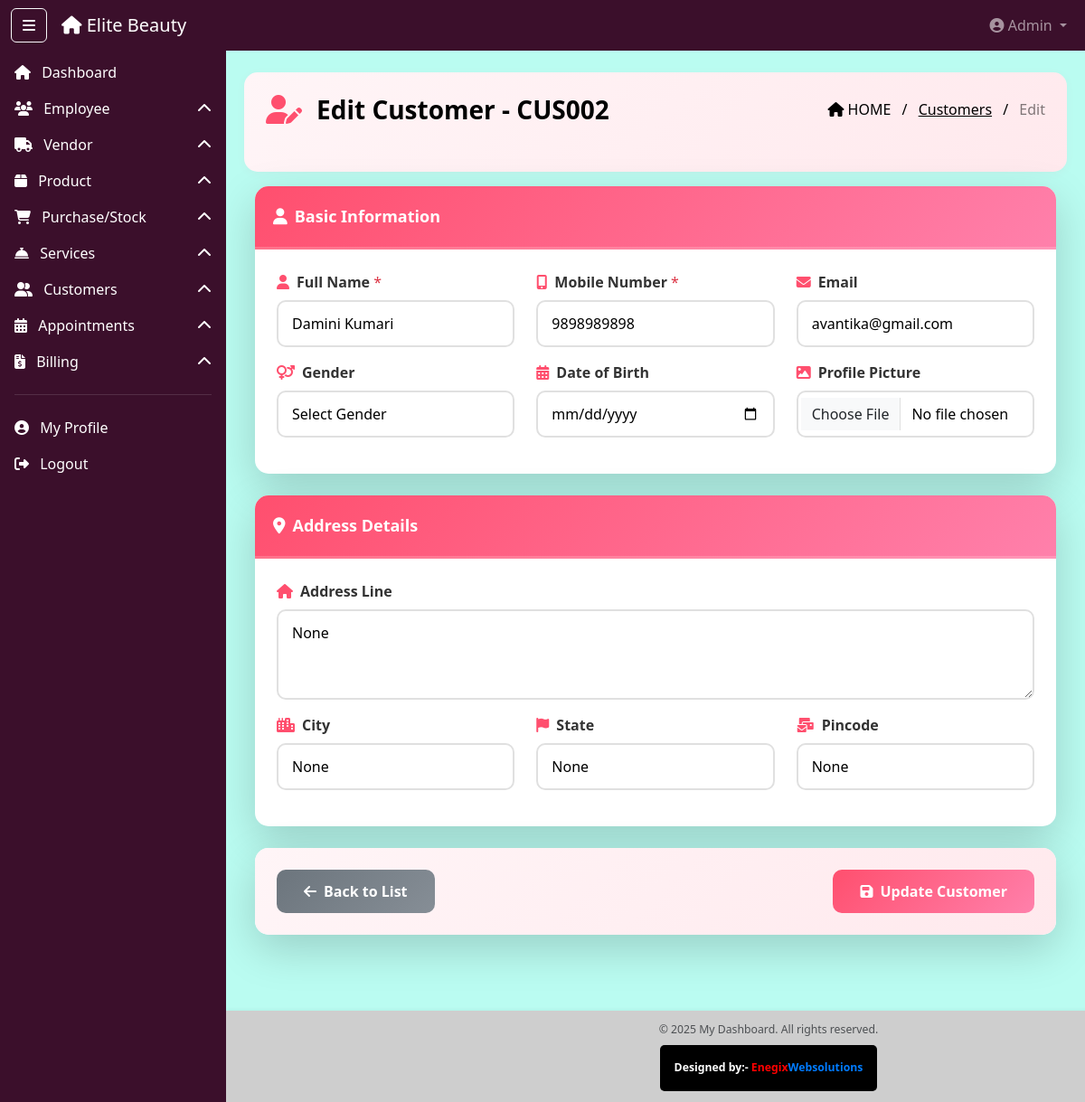
The page /admin-panel/customers/edit/2/ (signed in) on the database its author committed.
### dashboard_app/models.py (models this page shows, shortened)
class Customer(models.Model):
    GENDER_CHOICES = (
        ('male', 'Male'),
        ('female', 'Female'),
        ('other', 'Other'),
    )
    CUSTOMER_TYPE_CHOICES = (
        ('online', 'Online'),
        ('offline', 'Offline (Walk-in)'),
        ('both', 'Both'),
    )
    customer_id = models.CharField(max_length=10, unique=True, editable=False)
    full_name = models.CharField(max_length=100)
    mobile = models.CharField(max_length=10, unique=True)
    email = models.EmailField(blank=True, null=True)
    gender = models.CharField(max_length=10, choices=GENDER_CHOICES, blank=True, null=True)
    dob = models.DateField(blank=True, null=True)
    address_line = models.TextField(blank=True, null=True)
    city = models.CharField(max_length=50, blank=True, null=True)
    state = models.CharField(max_length=50, blank=True, null=True)
    pincode = models.CharField(max_length=10, blank=True, null=True)
    customer_type = models.CharField(max_length=10, choices=CUSTOMER_TYPE_CHOICES, default='offline')
    profile_pic = models.ImageField(upload_to='customer_profiles/', blank=True, null=True)
    password = models.CharField(max_length=255, blank=True, null=True)
    created_by = models.ForeignKey(
        Employee, on_delete=models.SET_NULL,
        null=True, blank=True, related_name='customers_created'
    )
    is_active = models.BooleanField(default=True)
    registered_on = models.DateTimeField(auto_now_add=True)
    updated_at = models.DateTimeField(auto_now=True)
    class Meta:
        ordering = ['-registered_on']

### dashboard_app/views.py (the view, shortened to what this page needs)
    def wrapper(request, *args, **kwargs):
        user_id   = request.session.get('user_id')
        user_type = request.session.get('user_type')
        return view_func(request, *args, **kwargs)

### dashboard_app/context_processors.py (called while the page is built)
def user_context(request):
    return {
        'session_user_name': request.session.get('full_name', ''),
        'session_user_role': request.session.get('role', ''),
        'session_user_email': request.session.get('email', ''),
        'session_user_type': request.session.get('user_type', ''),
        'is_logged_in': 'user_id' in request.session,
    }

### dashboard_app/views.py (called while the page is built, shortened)
def check_blocked_user(view_func):
    def wrapper(request, *args, **kwargs):
        user_id   = request.session.get('user_id')
        user_type = request.session.get('user_type')
        return view_func(request, *args, **kwargs)
    return wrapper

@check_blocked_user
@login_required
@role_required(['super_admin', 'salon_manager', 'receptionist'])
def edit_customer(request, id):
    customer = get_object_or_404(Customer, id=id)
    return render(request, "customer/edit_customer.html", {"customer": customer})

### dashboard_app/templates/customer/edit_customer.html (shortened to what this page needs)
{% extends "base2.html" %}
{% load static %}
{% block content %}
<div class="ribbon-header d-flex justify-content-between align-items-center px-4 pb-5 mb-3" style="color: black">
  <div class="d-flex align-items-center">
    <i class="fas fa-user-edit me-3 fs-2" style="color: #ff4f6e;"></i>
    <div class="fw-bold fs-3">Edit Customer - {{ customer.customer_id }}</div>
  </div>
  <div class="breadcrumb-text text-end">
    <span class="text-black"><i class="fas fa-home me-1"></i>HOME</span>
    <span class="mx-2 text-black">/</span>
    <a href="{% url 'customer_list' %}" class="text-black">Customers</a>
    <span class="mx-2 text-black">/</span>
    <span class="text-black-50">Edit</span>
  </div>
</div>
<div class="container-fluid mt-2">
  <form method="POST" enctype="multipart/form-data">
    <div class="card shadow-lg mb-4 modern-card">
      <div class="card-header table-title-bar fw-bold text-white">
        <i class="fas fa-user me-2"></i>Basic Information
      </div>
      <div class="card-body p-4">
        <div class="row">
          <div class="col-md-4 mb-3">
            <label class="form-label"><i class="fas fa-user me-2 text-primary"></i>Full Name <span class="text-danger">*</span></label>
            <input type="text" name="full_name" class="form-control modern-input" value="{{ customer.full_name }}" required />
          </div>
          <div class="col-md-4 mb-3">
            <label class="form-label"><i class="fas fa-mobile-alt me-2 text-primary"></i>Mobile Number <span class="text-danger">*</span></label>
            <input type="tel" name="mobile" class="form-control modern-input" value="{{ customer.mobile }}" maxlength="10" pattern="[0-9]{10}" required />
          </div>
          <div class="col-md-4 mb-3">
            <label class="form-label"><i class="fas fa-envelope me-2 text-primary"></i>Email</label>
            <input type="email" name="email" class="form-control modern-input" value="{{ customer.email|default:'' }}" />
          </div>
        </div>
        <div class="row">
          <div class="col-md-4 mb-3">
            <label class="form-label"><i class="fas fa-venus-mars me-2 text-primary"></i>Gender</label>
            <select name="gender" class="form-control modern-input">
              <option value="">Select Gender</option>
            </select>
          </div>
          <div class="col-md-4 mb-3">
            <label class="form-label"><i class="fas fa-calendar-alt me-2 text-primary"></i>Date of Birth</label>
            <input type="date" name="dob" class="form-control modern-input" value="{{ customer.dob|date:'Y-m-d' }}" />
          </div>
          <div class="col-md-4 mb-3">
            <label class="form-label"><i class="fas fa-image me-2 text-primary"></i>Profile Picture</label>
            <input type="file" name="profile_pic" class="form-control modern-input" accept="image/*" />
          </div>
        </div>
      </div>
    </div>
    <div class="card shadow-lg mb-4 modern-card">
      <div class="card-header table-title-bar fw-bold text-white">
        <i class="fas fa-map-marker-alt me-2"></i>Address Details
      </div>
      <div class="card-body p-4">
        <div class="row">
          <div class="col-md-12 mb-3">
            <label class="form-label"><i class="fas fa-home me-2 text-primary"></i>Address Line</label>
            <textarea name="address_line" class="form-control modern-input" rows="3">{{ customer.address_line }}</textarea>
          </div>
        </div>
        <div class="row">
          <div class="col-md-4 mb-3">
            <label class="form-label"><i class="fas fa-city me-2 text-primary"></i>City</label>
            <input type="text" name="city" class="form-control modern-input" value="{{ customer.city }}" />
          </div>
          <div class="col-md-4 mb-3">
            <label class="form-label"><i class="fas fa-flag me-2 text-primary"></i>State</label>
            <input type="text" name="state" class="form-control modern-input" value="{{ customer.state }}" />
          </div>
          <div class="col-md-4 mb-3">
            <label class="form-label"><i class="fas fa-mail-bulk me-2 text-primary"></i>Pincode</label>
            <input type="text" name="pincode" class="form-control modern-input" value="{{ customer.pincode }}" maxlength="6" pattern="[0-9]{6}" />
          </div>
        </div>
      </div>
    </div>
    <div class="card shadow-lg mb-4 modern-card">
      <div class="card-body p-4">
        <div class="d-flex justify-content-between">
          <a href="{% url 'customer_list' %}" class="btn btn-secondary btn-action-lg">
            <i class="fas fa-arrow-left me-2"></i>Back to List
          </a>
          <button type="submit" class="btn btn-primary btn-action-lg">
            <i class="fas fa-save me-2"></i>Update Customer
          </button>
        </div>
      </div>
    </div>
  </form>
</div>
{% endblock %}

### dashboard_app/static/css/style.css (style rules this page uses)
body { min-height: 100vh; background-color: #f8f9fa; transition: margin-left 0.3s ease; display: flex; flex-direction: column; }
html, body { overflow-x: hidden; width: 100%; }
.table-title-bar { background-color:#3b0f2b; }

### dashboard_app/templates/customer/edit_customer.html (style rules this page uses)
.modern-card { border-radius: 15px; border: none; overflow: hidden; }
.modern-input { border: 2px solid #e0e0e0 !important; border-radius: 10px; padding: 12px 15px; transition: all 0.3s ease; color: #000; }
.form-label { font-weight: 600; color: #333; margin-bottom: 8px; }
.card-header.table-title-bar { background: linear-gradient(135deg, #ff4f6e 0%, #ff80ab 100%); padding: 20px; font-size: 18px; border-bottom: 3px solid rgba(255,255,255,0.2); }
.btn-action-lg { padding: 12px 30px; border-radius: 10px; font-weight: 600; transition: all 0.3s ease; }
.btn-primary { background: linear-gradient(135deg, #ff4f6e 0%, #ff80ab 100%); border: none; }
.btn-secondary { background: linear-gradient(135deg, #6c757d 0%, #868e96 100%); border: none; }
.ribbon-header { background: linear-gradient(135deg, #fff5f7 0%, #ffe9ed 100%); border-radius: 15px; padding: 20px; margin-bottom: 20px; box-shadow: 0 2px 10px rgba(255, 79, 110, 0.05); }
.text-primary { color: #ff4f6e !important; }
label .text-danger { font-weight: normal; }
.card.shadow-lg:last-of-type .card-body { background: linear-gradient(135deg, #fff5f7 0%, #ffe9ed 100%); border-radius: 0 0 15px 15px; }

### rows shown on the page
Customer: customer_id "CUS002", full_name "Damini Kumari", mobile "9898989898", email "avantika@gmail.com", address_line "None", city "None", state "None", pincode "None"
